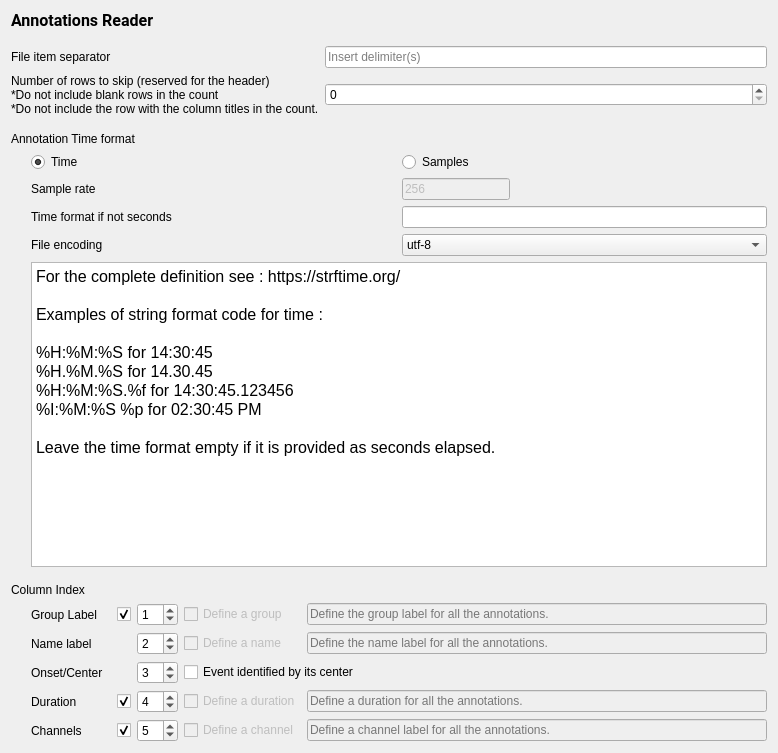
<?xml version="1.0" encoding="UTF-8"?>
<ui version="4.0">
 <class>TextFileDefinition</class>
 <widget class="QWidget" name="TextFileDefinition">
  <property name="geometry">
   <rect>
    <x>0</x>
    <y>0</y>
    <width>778</width>
    <height>753</height>
   </rect>
  </property>
  <property name="windowTitle">
   <string>Form</string>
  </property>
  <property name="styleSheet">
   <string notr="true">font: 12pt &quot;Roboto&quot;;</string>
  </property>
  <property name="inputMethodHints">
   <set>Qt::InputMethodHint::ImhNone</set>
  </property>
  <layout class="QHBoxLayout" name="horizontalLayout_3">
   <item>
    <layout class="QVBoxLayout" name="verticalLayout_3">
     <property name="sizeConstraint">
      <enum>QLayout::SizeConstraint::SetFixedSize</enum>
     </property>
     <item>
      <widget class="QLabel" name="label_10">
       <property name="font">
        <font>
         <family>Roboto</family>
         <pointsize>12</pointsize>
         <italic>false</italic>
         <bold>false</bold>
        </font>
       </property>
       <property name="text">
        <string>&lt;html&gt;&lt;head/&gt;&lt;body&gt;&lt;p&gt;&lt;span style=&quot; font-weight:600;&quot;&gt;Annotations Reader&lt;/span&gt;&lt;/p&gt;&lt;/body&gt;&lt;/html&gt;</string>
       </property>
      </widget>
     </item>
     <item>
      <spacer name="verticalSpacer_2">
       <property name="orientation">
        <enum>Qt::Orientation::Vertical</enum>
       </property>
       <property name="sizeType">
        <enum>QSizePolicy::Policy::Fixed</enum>
       </property>
       <property name="sizeHint" stdset="0">
        <size>
         <width>20</width>
         <height>10</height>
        </size>
       </property>
      </spacer>
     </item>
     <item>
      <layout class="QVBoxLayout" name="verticalLayout">
       <item>
        <layout class="QGridLayout" name="gridLayout_3">
         <item row="0" column="0">
          <widget class="QLabel" name="label_11">
           <property name="text">
            <string>File item separator</string>
           </property>
          </widget>
         </item>
         <item row="0" column="1">
          <widget class="QLineEdit" name="delimiter_lineedit">
           <property name="toolTip">
            <string>&lt;html&gt;&lt;head/&gt;&lt;body&gt;&lt;p&gt;For tabulation write \t.&lt;/p&gt;&lt;/body&gt;&lt;/html&gt;</string>
           </property>
           <property name="inputMethodHints">
            <set>Qt::InputMethodHint::ImhDialableCharactersOnly</set>
           </property>
           <property name="alignment">
            <set>Qt::AlignmentFlag::AlignLeading|Qt::AlignmentFlag::AlignLeft|Qt::AlignmentFlag::AlignVCenter</set>
           </property>
           <property name="placeholderText">
            <string>Insert delimiter(s)</string>
           </property>
          </widget>
         </item>
         <item row="1" column="0">
          <widget class="QLabel" name="label">
           <property name="text">
            <string>Number of rows to skip (reserved for the header)
*Do not include blank rows in the count
*Do not include the row with the column titles in the count.</string>
           </property>
          </widget>
         </item>
         <item row="1" column="1">
          <widget class="QSpinBox" name="spinBox_nrows_hdr">
           <property name="toolTip">
            <string>Blank rows are skipped automatically, so do not include them in the row count to skip. This feature is important to prevent issues with files that end with blank rows.</string>
           </property>
          </widget>
         </item>
        </layout>
       </item>
      </layout>
     </item>
     <item>
      <spacer name="verticalSpacer_3">
       <property name="orientation">
        <enum>Qt::Orientation::Vertical</enum>
       </property>
       <property name="sizeType">
        <enum>QSizePolicy::Policy::Fixed</enum>
       </property>
       <property name="sizeHint" stdset="0">
        <size>
         <width>20</width>
         <height>10</height>
        </size>
       </property>
      </spacer>
     </item>
     <item>
      <layout class="QVBoxLayout" name="verticalLayout_2">
       <item>
        <widget class="QLabel" name="label_5">
         <property name="text">
          <string>Annotation Time format</string>
         </property>
         <property name="alignment">
          <set>Qt::AlignmentFlag::AlignLeading|Qt::AlignmentFlag::AlignLeft|Qt::AlignmentFlag::AlignVCenter</set>
         </property>
        </widget>
       </item>
       <item>
        <layout class="QHBoxLayout" name="horizontalLayout">
         <item>
          <spacer name="horizontalSpacer">
           <property name="orientation">
            <enum>Qt::Orientation::Horizontal</enum>
           </property>
           <property name="sizeType">
            <enum>QSizePolicy::Policy::Fixed</enum>
           </property>
           <property name="sizeHint" stdset="0">
            <size>
             <width>20</width>
             <height>10</height>
            </size>
           </property>
          </spacer>
         </item>
         <item>
          <layout class="QGridLayout" name="gridLayout_2">
           <item row="1" column="1">
            <widget class="QLineEdit" name="sample_rate_lineedit">
             <property name="enabled">
              <bool>false</bool>
             </property>
             <property name="sizePolicy">
              <sizepolicy hsizetype="Fixed" vsizetype="Fixed">
               <horstretch>0</horstretch>
               <verstretch>0</verstretch>
              </sizepolicy>
             </property>
             <property name="text">
              <string>256</string>
             </property>
            </widget>
           </item>
           <item row="1" column="0">
            <widget class="QLabel" name="label_6">
             <property name="layoutDirection">
              <enum>Qt::LayoutDirection::LeftToRight</enum>
             </property>
             <property name="text">
              <string>Sample rate</string>
             </property>
             <property name="alignment">
              <set>Qt::AlignmentFlag::AlignLeading|Qt::AlignmentFlag::AlignLeft|Qt::AlignmentFlag::AlignVCenter</set>
             </property>
            </widget>
           </item>
           <item row="0" column="0">
            <widget class="QRadioButton" name="time_radiobutton">
             <property name="sizePolicy">
              <sizepolicy hsizetype="Expanding" vsizetype="Fixed">
               <horstretch>0</horstretch>
               <verstretch>0</verstretch>
              </sizepolicy>
             </property>
             <property name="text">
              <string>Time</string>
             </property>
             <property name="checked">
              <bool>true</bool>
             </property>
             <attribute name="buttonGroup">
              <string notr="true">buttonGroup_2</string>
             </attribute>
            </widget>
           </item>
           <item row="4" column="0" colspan="2">
            <widget class="QTextEdit" name="textEdit">
             <property name="readOnly">
              <bool>true</bool>
             </property>
             <property name="html">
              <string>&lt;!DOCTYPE HTML PUBLIC &quot;-//W3C//DTD HTML 4.0//EN&quot; &quot;http://www.w3.org/TR/REC-html40/strict.dtd&quot;&gt;
&lt;html&gt;&lt;head&gt;&lt;meta name=&quot;qrichtext&quot; content=&quot;1&quot; /&gt;&lt;meta charset=&quot;utf-8&quot; /&gt;&lt;style type=&quot;text/css&quot;&gt;
p, li { white-space: pre-wrap; }
hr { height: 1px; border-width: 0; }
li.unchecked::marker { content: &quot;\2610&quot;; }
li.checked::marker { content: &quot;\2612&quot;; }
&lt;/style&gt;&lt;/head&gt;&lt;body style=&quot; font-family:'Roboto'; font-size:12pt; font-weight:400; font-style:normal;&quot;&gt;
&lt;p style=&quot; margin-top:0px; margin-bottom:0px; margin-left:0px; margin-right:0px; -qt-block-indent:0; text-indent:0px;&quot;&gt;For the complete definition see : https://strftime.org/&lt;/p&gt;
&lt;p style=&quot;-qt-paragraph-type:empty; margin-top:0px; margin-bottom:0px; margin-left:0px; margin-right:0px; -qt-block-indent:0; text-indent:0px;&quot;&gt;&lt;br /&gt;&lt;/p&gt;
&lt;p style=&quot; margin-top:0px; margin-bottom:0px; margin-left:0px; margin-right:0px; -qt-block-indent:0; text-indent:0px;&quot;&gt;Examples of string format code for time : &lt;/p&gt;
&lt;p style=&quot;-qt-paragraph-type:empty; margin-top:0px; margin-bottom:0px; margin-left:0px; margin-right:0px; -qt-block-indent:0; text-indent:0px;&quot;&gt;&lt;br /&gt;&lt;/p&gt;
&lt;p style=&quot; margin-top:0px; margin-bottom:0px; margin-left:0px; margin-right:0px; -qt-block-indent:0; text-indent:0px;&quot;&gt;%H:%M:%S for 14:30:45&lt;/p&gt;
&lt;p style=&quot; margin-top:0px; margin-bottom:0px; margin-left:0px; margin-right:0px; -qt-block-indent:0; text-indent:0px;&quot;&gt;%H.%M.%S for 14.30.45&lt;/p&gt;
&lt;p style=&quot; margin-top:0px; margin-bottom:0px; margin-left:0px; margin-right:0px; -qt-block-indent:0; text-indent:0px;&quot;&gt;%H:%M:%S.%f for 14:30:45.123456&lt;/p&gt;
&lt;p style=&quot; margin-top:0px; margin-bottom:0px; margin-left:0px; margin-right:0px; -qt-block-indent:0; text-indent:0px;&quot;&gt;%I:%M:%S %p for 02:30:45 PM&lt;/p&gt;
&lt;p style=&quot;-qt-paragraph-type:empty; margin-top:0px; margin-bottom:0px; margin-left:0px; margin-right:0px; -qt-block-indent:0; text-indent:0px;&quot;&gt;&lt;br /&gt;&lt;/p&gt;
&lt;p style=&quot; margin-top:0px; margin-bottom:0px; margin-left:0px; margin-right:0px; -qt-block-indent:0; text-indent:0px;&quot;&gt;Leave the time format empty if it is provided as seconds elapsed.&lt;/p&gt;&lt;/body&gt;&lt;/html&gt;</string>
             </property>
            </widget>
           </item>
           <item row="0" column="1">
            <widget class="QRadioButton" name="sample_radiobutton">
             <property name="sizePolicy">
              <sizepolicy hsizetype="Expanding" vsizetype="Fixed">
               <horstretch>0</horstretch>
               <verstretch>0</verstretch>
              </sizepolicy>
             </property>
             <property name="text">
              <string>Samples</string>
             </property>
             <attribute name="buttonGroup">
              <string notr="true">buttonGroup_2</string>
             </attribute>
            </widget>
           </item>
           <item row="2" column="1">
            <widget class="QLineEdit" name="lineEdit_time_format">
             <property name="toolTip">
              <string>Let empty to define the time elapsed in seconds. Otherwise define the string format (see https://strftime.org/). </string>
             </property>
            </widget>
           </item>
           <item row="2" column="0">
            <widget class="QLabel" name="label_12">
             <property name="text">
              <string>Time format if not seconds</string>
             </property>
            </widget>
           </item>
           <item row="3" column="0">
            <widget class="QLabel" name="label_13">
             <property name="text">
              <string>File encoding</string>
             </property>
            </widget>
           </item>
           <item row="3" column="1">
            <widget class="QComboBox" name="comboBox_encoding">
             <item>
              <property name="text">
               <string>utf-8</string>
              </property>
             </item>
             <item>
              <property name="text">
               <string>latin-1</string>
              </property>
             </item>
             <item>
              <property name="text">
               <string>utf-16</string>
              </property>
             </item>
             <item>
              <property name="text">
               <string>utf-32</string>
              </property>
             </item>
             <item>
              <property name="text">
               <string>iso-8859</string>
              </property>
             </item>
             <item>
              <property name="text">
               <string>ascii</string>
              </property>
             </item>
             <item>
              <property name="text">
               <string>ansi</string>
              </property>
             </item>
            </widget>
           </item>
          </layout>
         </item>
        </layout>
       </item>
       <item>
        <spacer name="verticalSpacer_4">
         <property name="orientation">
          <enum>Qt::Orientation::Vertical</enum>
         </property>
         <property name="sizeType">
          <enum>QSizePolicy::Policy::Fixed</enum>
         </property>
         <property name="sizeHint" stdset="0">
          <size>
           <width>20</width>
           <height>10</height>
          </size>
         </property>
        </spacer>
       </item>
       <item>
        <widget class="QLabel" name="label_7">
         <property name="text">
          <string>Column Index</string>
         </property>
        </widget>
       </item>
       <item>
        <layout class="QHBoxLayout" name="horizontalLayout_2">
         <item>
          <spacer name="horizontalSpacer_2">
           <property name="orientation">
            <enum>Qt::Orientation::Horizontal</enum>
           </property>
           <property name="sizeType">
            <enum>QSizePolicy::Policy::Fixed</enum>
           </property>
           <property name="sizeHint" stdset="0">
            <size>
             <width>20</width>
             <height>20</height>
            </size>
           </property>
          </spacer>
         </item>
         <item>
          <layout class="QGridLayout" name="gridLayout_4">
           <property name="sizeConstraint">
            <enum>QLayout::SizeConstraint::SetMaximumSize</enum>
           </property>
           <item row="0" column="0">
            <widget class="QLabel" name="label_9">
             <property name="minimumSize">
              <size>
               <width>80</width>
               <height>0</height>
              </size>
             </property>
             <property name="text">
              <string>Group Label</string>
             </property>
             <property name="alignment">
              <set>Qt::AlignmentFlag::AlignLeading|Qt::AlignmentFlag::AlignLeft|Qt::AlignmentFlag::AlignVCenter</set>
             </property>
            </widget>
           </item>
           <item row="0" column="1">
            <widget class="QCheckBox" name="checkBox_group_enabled">
             <property name="text">
              <string/>
             </property>
             <property name="checked">
              <bool>true</bool>
             </property>
            </widget>
           </item>
           <item row="0" column="2">
            <widget class="QSpinBox" name="group_spinbox">
             <property name="sizePolicy">
              <sizepolicy hsizetype="Fixed" vsizetype="Fixed">
               <horstretch>0</horstretch>
               <verstretch>0</verstretch>
              </sizepolicy>
             </property>
             <property name="value">
              <number>1</number>
             </property>
            </widget>
           </item>
           <item row="0" column="3">
            <widget class="QCheckBox" name="checkBox_define_group">
             <property name="enabled">
              <bool>false</bool>
             </property>
             <property name="text">
              <string>Define a group</string>
             </property>
            </widget>
           </item>
           <item row="0" column="4">
            <widget class="QLineEdit" name="group_lineEdit">
             <property name="enabled">
              <bool>false</bool>
             </property>
             <property name="toolTip">
              <string>To define a default event group (when group index column is 0).</string>
             </property>
             <property name="placeholderText">
              <string>Define the group label for all the annotations.</string>
             </property>
            </widget>
           </item>
           <item row="1" column="0">
            <widget class="QLabel" name="label_2">
             <property name="layoutDirection">
              <enum>Qt::LayoutDirection::LeftToRight</enum>
             </property>
             <property name="text">
              <string>Name label</string>
             </property>
             <property name="alignment">
              <set>Qt::AlignmentFlag::AlignLeading|Qt::AlignmentFlag::AlignLeft|Qt::AlignmentFlag::AlignVCenter</set>
             </property>
            </widget>
           </item>
           <item row="1" column="2">
            <widget class="QSpinBox" name="event_name_spinbox">
             <property name="sizePolicy">
              <sizepolicy hsizetype="Fixed" vsizetype="Fixed">
               <horstretch>0</horstretch>
               <verstretch>0</verstretch>
              </sizepolicy>
             </property>
             <property name="minimum">
              <number>0</number>
             </property>
             <property name="value">
              <number>2</number>
             </property>
            </widget>
           </item>
           <item row="1" column="3">
            <widget class="QCheckBox" name="checkBox_define_name">
             <property name="enabled">
              <bool>false</bool>
             </property>
             <property name="text">
              <string>Define a name</string>
             </property>
            </widget>
           </item>
           <item row="1" column="4">
            <widget class="QLineEdit" name="name_lineEdit">
             <property name="enabled">
              <bool>false</bool>
             </property>
             <property name="minimumSize">
              <size>
               <width>250</width>
               <height>0</height>
              </size>
             </property>
             <property name="toolTip">
              <string>To define a default event name (when name index column is 0).</string>
             </property>
             <property name="placeholderText">
              <string>Define the name label for all the annotations.</string>
             </property>
            </widget>
           </item>
           <item row="2" column="0">
            <widget class="QLabel" name="label_3">
             <property name="layoutDirection">
              <enum>Qt::LayoutDirection::LeftToRight</enum>
             </property>
             <property name="text">
              <string>Onset/Center</string>
             </property>
             <property name="alignment">
              <set>Qt::AlignmentFlag::AlignLeading|Qt::AlignmentFlag::AlignLeft|Qt::AlignmentFlag::AlignVCenter</set>
             </property>
            </widget>
           </item>
           <item row="2" column="2">
            <widget class="QSpinBox" name="onset_spinbox">
             <property name="sizePolicy">
              <sizepolicy hsizetype="Fixed" vsizetype="Fixed">
               <horstretch>0</horstretch>
               <verstretch>0</verstretch>
              </sizepolicy>
             </property>
             <property name="minimum">
              <number>0</number>
             </property>
             <property name="value">
              <number>3</number>
             </property>
            </widget>
           </item>
           <item row="2" column="3" colspan="2">
            <widget class="QCheckBox" name="center_checkBox">
             <property name="toolTip">
              <string>Check if the event is identified by its center instead of its onset.</string>
             </property>
             <property name="text">
              <string>Event identified by its center</string>
             </property>
            </widget>
           </item>
           <item row="3" column="0">
            <widget class="QLabel" name="label_4">
             <property name="layoutDirection">
              <enum>Qt::LayoutDirection::LeftToRight</enum>
             </property>
             <property name="text">
              <string>Duration</string>
             </property>
             <property name="alignment">
              <set>Qt::AlignmentFlag::AlignLeading|Qt::AlignmentFlag::AlignLeft|Qt::AlignmentFlag::AlignVCenter</set>
             </property>
            </widget>
           </item>
           <item row="3" column="1">
            <widget class="QCheckBox" name="checkBox_dur_enabled">
             <property name="text">
              <string/>
             </property>
             <property name="checked">
              <bool>true</bool>
             </property>
            </widget>
           </item>
           <item row="3" column="2">
            <widget class="QSpinBox" name="duration_spinbox">
             <property name="sizePolicy">
              <sizepolicy hsizetype="Fixed" vsizetype="Fixed">
               <horstretch>0</horstretch>
               <verstretch>0</verstretch>
              </sizepolicy>
             </property>
             <property name="minimum">
              <number>0</number>
             </property>
             <property name="value">
              <number>4</number>
             </property>
            </widget>
           </item>
           <item row="3" column="3">
            <widget class="QCheckBox" name="checkBox_define_dur">
             <property name="enabled">
              <bool>false</bool>
             </property>
             <property name="text">
              <string>Define a duration</string>
             </property>
            </widget>
           </item>
           <item row="3" column="4">
            <widget class="QLineEdit" name="fixed_dur_lineEdit">
             <property name="enabled">
              <bool>false</bool>
             </property>
             <property name="toolTip">
              <string>Enter a fixed duration for all events. Use the &quot;Annotation Time Format&quot; defined above.</string>
             </property>
             <property name="placeholderText">
              <string>Define a duration for all the annotations.</string>
             </property>
            </widget>
           </item>
           <item row="4" column="0">
            <widget class="QLabel" name="label_8">
             <property name="text">
              <string>Channels</string>
             </property>
             <property name="alignment">
              <set>Qt::AlignmentFlag::AlignLeading|Qt::AlignmentFlag::AlignLeft|Qt::AlignmentFlag::AlignVCenter</set>
             </property>
            </widget>
           </item>
           <item row="4" column="1">
            <widget class="QCheckBox" name="checkBox_chan_enabled">
             <property name="text">
              <string/>
             </property>
             <property name="checked">
              <bool>true</bool>
             </property>
            </widget>
           </item>
           <item row="4" column="2">
            <widget class="QSpinBox" name="channel_spinBox">
             <property name="sizePolicy">
              <sizepolicy hsizetype="Fixed" vsizetype="Fixed">
               <horstretch>0</horstretch>
               <verstretch>0</verstretch>
              </sizepolicy>
             </property>
             <property name="toolTip">
              <string>Mark 0 if events are not channel specific (as sleep stage).</string>
             </property>
             <property name="value">
              <number>5</number>
             </property>
            </widget>
           </item>
           <item row="4" column="3">
            <widget class="QCheckBox" name="checkBox_define_chan">
             <property name="enabled">
              <bool>false</bool>
             </property>
             <property name="text">
              <string>Define a channel</string>
             </property>
            </widget>
           </item>
           <item row="4" column="4">
            <widget class="QLineEdit" name="fixed_chan_lineEdit">
             <property name="enabled">
              <bool>false</bool>
             </property>
             <property name="placeholderText">
              <string>Define a channel label for all the annotations.</string>
             </property>
            </widget>
           </item>
          </layout>
         </item>
        </layout>
       </item>
      </layout>
     </item>
    </layout>
   </item>
  </layout>
 </widget>
 <resources>
  <include location="../../../../../snooz-toolbox/src/main/python/ui/themes/themes.qrc"/>
 </resources>
 <connections>
  <connection>
   <sender>time_radiobutton</sender>
   <signal>clicked()</signal>
   <receiver>TextFileDefinition</receiver>
   <slot>on_input_format_changed()</slot>
   <hints>
    <hint type="sourcelabel">
     <x>327</x>
     <y>77</y>
    </hint>
    <hint type="destinationlabel">
     <x>207</x>
     <y>111</y>
    </hint>
   </hints>
  </connection>
  <connection>
   <sender>sample_radiobutton</sender>
   <signal>clicked()</signal>
   <receiver>TextFileDefinition</receiver>
   <slot>on_input_format_changed()</slot>
   <hints>
    <hint type="sourcelabel">
     <x>513</x>
     <y>77</y>
    </hint>
    <hint type="destinationlabel">
     <x>207</x>
     <y>111</y>
    </hint>
   </hints>
  </connection>
  <connection>
   <sender>checkBox_define_dur</sender>
   <signal>clicked()</signal>
   <receiver>TextFileDefinition</receiver>
   <slot>on_event_pos_changed()</slot>
   <hints>
    <hint type="sourcelabel">
     <x>388</x>
     <y>248</y>
    </hint>
    <hint type="destinationlabel">
     <x>702</x>
     <y>304</y>
    </hint>
   </hints>
  </connection>
  <connection>
   <sender>group_spinbox</sender>
   <signal>valueChanged(int)</signal>
   <receiver>TextFileDefinition</receiver>
   <slot>on_group_index_changed()</slot>
   <hints>
    <hint type="sourcelabel">
     <x>168</x>
     <y>174</y>
    </hint>
    <hint type="destinationlabel">
     <x>355</x>
     <y>164</y>
    </hint>
   </hints>
  </connection>
  <connection>
   <sender>event_name_spinbox</sender>
   <signal>valueChanged(int)</signal>
   <receiver>TextFileDefinition</receiver>
   <slot>on_name_index_changed()</slot>
   <hints>
    <hint type="sourcelabel">
     <x>168</x>
     <y>200</y>
    </hint>
    <hint type="destinationlabel">
     <x>355</x>
     <y>164</y>
    </hint>
   </hints>
  </connection>
  <connection>
   <sender>checkBox_group_enabled</sender>
   <signal>clicked()</signal>
   <receiver>TextFileDefinition</receiver>
   <slot>group_enabled_slot()</slot>
   <hints>
    <hint type="sourcelabel">
     <x>128</x>
     <y>484</y>
    </hint>
    <hint type="destinationlabel">
     <x>388</x>
     <y>348</y>
    </hint>
   </hints>
  </connection>
  <connection>
   <sender>checkBox_dur_enabled</sender>
   <signal>clicked()</signal>
   <receiver>TextFileDefinition</receiver>
   <slot>dur_enabled_slot()</slot>
   <hints>
    <hint type="sourcelabel">
     <x>128</x>
     <y>561</y>
    </hint>
    <hint type="destinationlabel">
     <x>388</x>
     <y>348</y>
    </hint>
   </hints>
  </connection>
  <connection>
   <sender>checkBox_chan_enabled</sender>
   <signal>clicked()</signal>
   <receiver>TextFileDefinition</receiver>
   <slot>chan_enabled_slot()</slot>
   <hints>
    <hint type="sourcelabel">
     <x>128</x>
     <y>587</y>
    </hint>
    <hint type="destinationlabel">
     <x>388</x>
     <y>348</y>
    </hint>
   </hints>
  </connection>
  <connection>
   <sender>checkBox_define_group</sender>
   <signal>clicked()</signal>
   <receiver>TextFileDefinition</receiver>
   <slot>on_event_pos_changed()</slot>
   <hints>
    <hint type="sourcelabel">
     <x>227</x>
     <y>484</y>
    </hint>
    <hint type="destinationlabel">
     <x>388</x>
     <y>348</y>
    </hint>
   </hints>
  </connection>
  <connection>
   <sender>checkBox_define_name</sender>
   <signal>clicked()</signal>
   <receiver>TextFileDefinition</receiver>
   <slot>on_event_pos_changed()</slot>
   <hints>
    <hint type="sourcelabel">
     <x>227</x>
     <y>510</y>
    </hint>
    <hint type="destinationlabel">
     <x>388</x>
     <y>348</y>
    </hint>
   </hints>
  </connection>
  <connection>
   <sender>checkBox_define_chan</sender>
   <signal>clicked()</signal>
   <receiver>TextFileDefinition</receiver>
   <slot>on_event_pos_changed()</slot>
   <hints>
    <hint type="sourcelabel">
     <x>227</x>
     <y>587</y>
    </hint>
    <hint type="destinationlabel">
     <x>388</x>
     <y>348</y>
    </hint>
   </hints>
  </connection>
  <connection>
   <sender>duration_spinbox</sender>
   <signal>valueChanged(int)</signal>
   <receiver>TextFileDefinition</receiver>
   <slot>on_duration_index_changed()</slot>
   <hints>
    <hint type="sourcelabel">
     <x>154</x>
     <y>561</y>
    </hint>
    <hint type="destinationlabel">
     <x>388</x>
     <y>348</y>
    </hint>
   </hints>
  </connection>
  <connection>
   <sender>channel_spinBox</sender>
   <signal>valueChanged(int)</signal>
   <receiver>TextFileDefinition</receiver>
   <slot>on_chan_index_changed()</slot>
   <hints>
    <hint type="sourcelabel">
     <x>154</x>
     <y>587</y>
    </hint>
    <hint type="destinationlabel">
     <x>388</x>
     <y>348</y>
    </hint>
   </hints>
  </connection>
 </connections>
 <slots>
  <slot>on_choose()</slot>
  <slot>on_input_format_changed()</slot>
  <slot>on_event_pos_changed()</slot>
  <slot>on_group_index_changed()</slot>
  <slot>on_name_index_changed()</slot>
  <slot>snooz_event_update_slot()</slot>
  <slot>group_enabled_slot()</slot>
  <slot>dur_enabled_slot()</slot>
  <slot>chan_enabled_slot()</slot>
  <slot>on_duration_index_changed()</slot>
  <slot>on_chan_index_changed()</slot>
 </slots>
 <buttongroups>
  <buttongroup name="buttonGroup_2"/>
 </buttongroups>
</ui>
